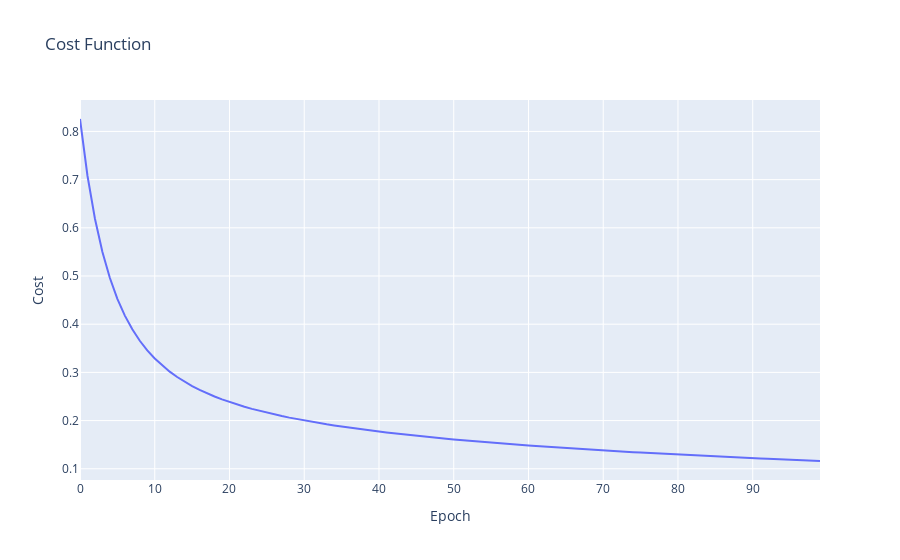

Write notebook code for a chart like this one.
### Markdown cell above
<span style="font-size:36px;">Use LogisticRegression with Normalize</span>

### Code cell
algorithm_normalized = LogisticRegression(isNormalize=True)

w_best, b_best, train_history = algorithm_normalized.train(
    X_train, y_train, weights, bias, learning_rate=0.1, iterations=100
)

X_train_normalized = algorithm_normalized.normalize(X_train)
y_predict = algorithm_normalized.model(X_train_normalized, w_best, b_best)
y_class = algorithm_normalized.classify(X_train_normalized, w_best, b_best)
accuracy = algorithm_normalized.accuracy(y_predict, y_train)

print(f"Train Accuracy: {accuracy}")

y_train_sample = y_train[:5]
y_predict_sample = y_predict[:5]
y_class_sample = y_class[:5]

df = pd.DataFrame(
    {
        "y_train": y_train_sample.flatten(),
        "y_class": y_class_sample.flatten(),
        "y_predict": y_predict_sample.flatten(),
    }
)
print(df)
print()


X_test_normalized = algorithm_normalized.normalize(X_test)
y_predict = algorithm_normalized.model(X_test_normalized, w_best, b_best)
y_class = algorithm_normalized.classify(X_test_normalized, w_best, b_best)
accuracy = algorithm_normalized.accuracy(y_predict, y_test)

print(f"Test Accuracy: {accuracy}")

y_test_sample = y_test[:5]
y_predict_sample = y_predict[:5]
y_class_sample = y_class[:5]

df = pd.DataFrame(
    {
        "y_test": y_test_sample.flatten(),
        "y_class": y_class_sample.flatten(),
        "y_predict": y_predict_sample.flatten(),
    }
)
print(df)

w_history, b_history, cost_history = train_history
fig = px.line(
    x=range(len(cost_history)),
    y=cost_history,
    title="Cost Function",
    labels={"x": "Epoch", "y": "Cost"},
)
fig.show()

### Figure 1 — Plotly figure (JSON) as saved in the notebook; plotly's stock layout.template omitted (floating-point values rounded to 4 significant figures)
{"data": [{"hovertemplate": "Epoch=%{x}<br>Cost=%{y}<extra></extra>", "legendgroup": "", "line": {"color": "#636efa", "dash": "solid"}, "marker": {"symbol": "circle"}, "mode": "lines", "name": "", "orientation": "v", "showlegend": false, "type": "scatter", "x": [0, 1, 2, 3, 4, 5, 6, 7, 8, 9, 10, 11, 12, 13, 14, 15, 16, 17, 18, 19, 20, 21, 22, 23, 24, 25, 26, 27, 28, 29, 30, 31, 32, 33, 34, 35, 36, 37, 38, 39, 40, 41, 42, 43, 44, 45, 46, 47, 48, 49, 50, 51, 52, 53, 54, 55, 56, 57, 58, 59, 60, 61, 62, 63, 64, 65, 66, 67, 68, 69, 70, 71, 72, 73, 74, 75, 76, 77, 78, 79, 80, 81, 82, 83, 84, 85, 86, 87, 88, 89, 90, 91, 92, 93, 94, 95, 96, 97, 98, 99], "xaxis": "x", "y": [0.8258, 0.7081, 0.619, 0.55, 0.4958, 0.4526, 0.4178, 0.3893, 0.3657, 0.3458, 0.3288, 0.3142, 0.3015, 0.2904, 0.2805, 0.2716, 0.2637, 0.2565, 0.25, 0.244, 0.2385, 0.2334, 0.2287, 0.2243, 0.2202, 0.2164, 0.2128, 0.2094, 0.2061, 0.2031, 0.2002, 0.1974, 0.1948, 0.1923, 0.1898, 0.1875, 0.1853, 0.1831, 0.1811, 0.1791, 0.1772, 0.1753, 0.1735, 0.1718, 0.1701, 0.1684, 0.1668, 0.1653, 0.1638, 0.1623, 0.1609, 0.1595, 0.1581, 0.1568, 0.1555, 0.1542, 0.1529, 0.1517, 0.1505, 0.1494, 0.1482, 0.1471, 0.146, 0.145, 0.1439, 0.1429, 0.1419, 0.1409, 0.1399, 0.1389, 0.138, 0.137, 0.1361, 0.1352, 0.1344, 0.1335, 0.1326, 0.1318, 0.131, 0.1302, 0.1294, 0.1286, 0.1278, 0.127, 0.1263, 0.1255, 0.1248, 0.1241, 0.1233, 0.1226, 0.122, 0.1213, 0.1206, 0.1199, 0.1193, 0.1186, 0.118, 0.1173, 0.1167, 0.1161], "yaxis": "y"}], "layout": {"legend": {"tracegroupgap": 0}, "title": {"text": "Cost Function"}, "xaxis": {"anchor": "y", "domain": [0, 1], "title": {"text": "Epoch"}}, "yaxis": {"anchor": "x", "domain": [0, 1], "title": {"text": "Cost"}}}}
